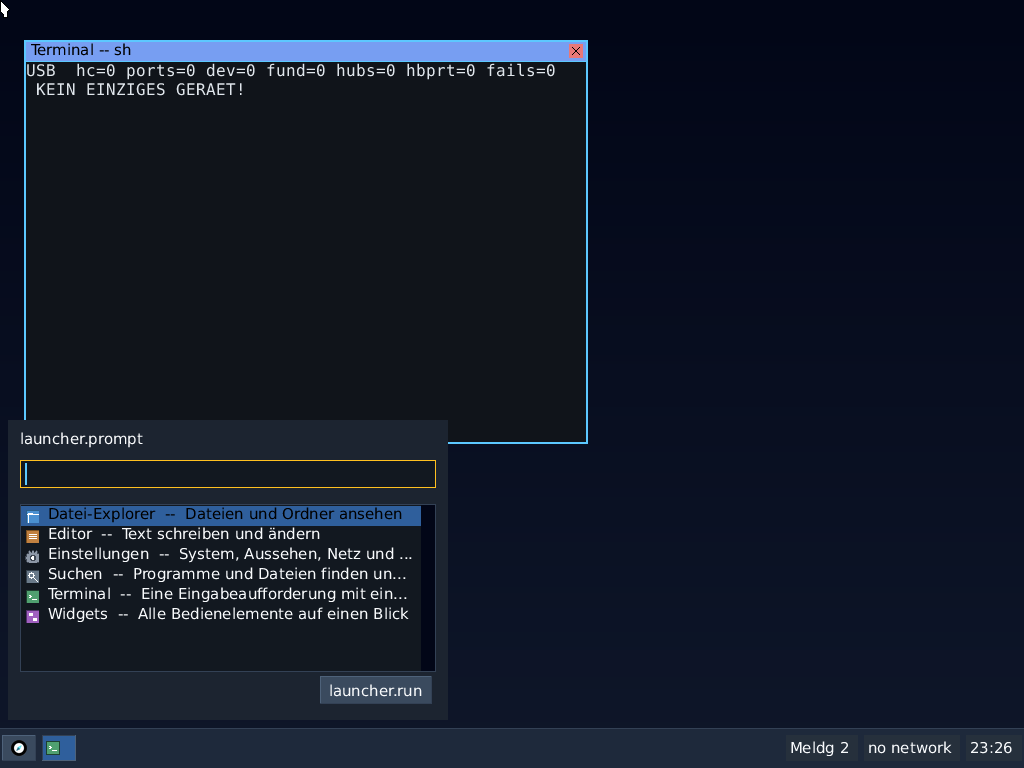
#> input picture .systembus-shots/01-leiste-meldung.ppm, 1024 x 768 px
$ python mkosym.py ../../.systembus-shots/01-leiste-meldung.ppm ../../.systembus-shots/02-schreibtisch.ppm 5 5
#> lines starting #> are read from the running program, lines starting #| are printed output that depends on the picture
#!/usr/bin/env python3
# SPDX-License-Identifier: GPL-2.0-only
"""tools/wallpaper/mkosym.py -- turn a photo into the wallpaper format of the
desktop (`/etc/wallpaper`, magic "OSYM": 12 octet head = magic, width, height
as little-endian u32, then B, G, R, A per pixel).

    mkosym.py <in.jpg|png> <out.osym> [width height]

Default 480 x 270 (16:9, 518 412 octets): the desktop's limit is
IMAGE_MAX_W x IMAGE_MAX_H (kernel/user/desktop.fi). The photo is scaled with
Lanczos and cropped to the aspect ratio of width:height first.
"""
import struct
import sys
from PIL import Image

def main():
    if len(sys.argv) < 3:
        print(__doc__)
        return 2
    src, dst = sys.argv[1], sys.argv[2]
    w = int(sys.argv[3]) if len(sys.argv) > 3 else 480
    h = int(sys.argv[4]) if len(sys.argv) > 4 else 270
    im = Image.open(src).convert("RGB")
#> im is the input picture: PIL image 1024x768 RGB; mean R, G, B 18.5, 25.5, 40.2
    sw, sh = im.size
#> sw = 1024; sh = 768
    want = w / h
    if sw / sh > want:
        nw = int(round(sh * want)); x0 = (sw - nw) // 2
#> after `nw = int(round(sh * want))`: nw = 768
#> after `x0 = (sw - nw) // 2`: x0 = 128
        im = im.crop((x0, 0, x0 + nw, sh))
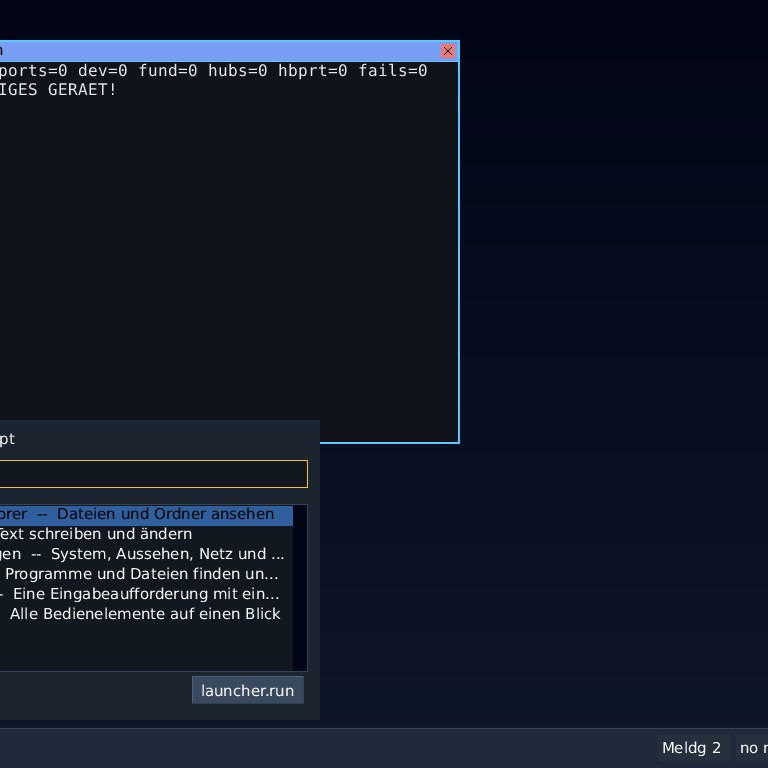
#> im: PIL image 768x768 RGB; mean R, G, B 18.5, 25.5, 40
    else:
        nh = int(round(sw / want)); y0 = (sh - nh) // 2
        im = im.crop((0, y0, sw, y0 + nh))
    im = im.resize((w, h), Image.LANCZOS)
    raw = im.tobytes()
    out = bytearray(b"OSYM" + struct.pack("<II", w, h))
    for i in range(0, len(raw), 3):
        out += bytes((raw[i + 2], raw[i + 1], raw[i], 255))
#> this loop made 25 passes
#> i on passes 2 to 13: 3, 6, 9, 12, 15, 18, 21, 24, 27, 30, 33, 36
    open(dst, "wb").write(out)
    print("%s: %dx%d, %d octets" % (dst, w, h, len(out)))
#| ../../.systembus-shots/02-schreibtisch.ppm: 5x5, 112 octets
    return 0

if __name__ == "__main__":
    sys.exit(main())
#> (the program exits here)
